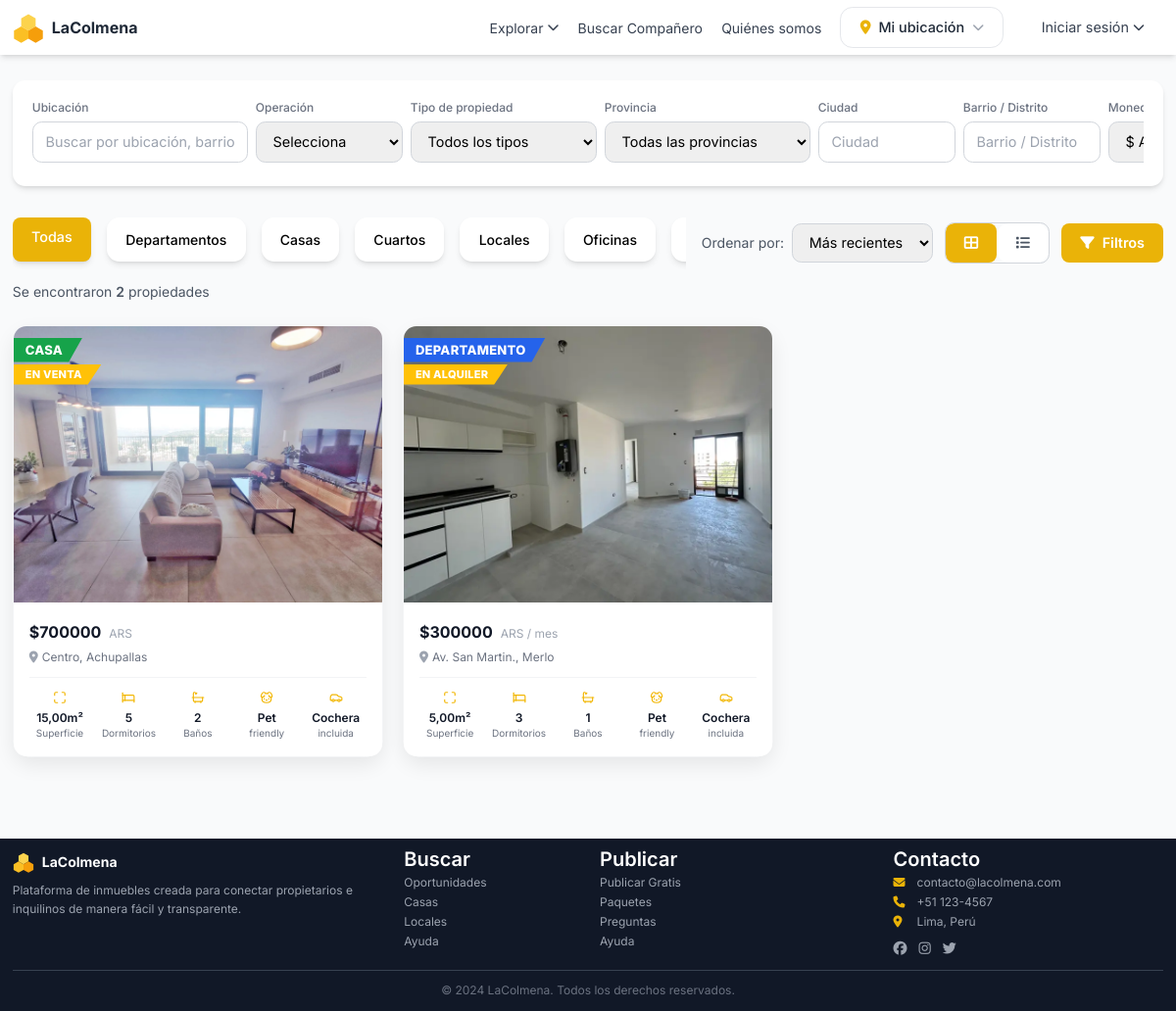
The page /propiedades/ on the database as committed earlier.
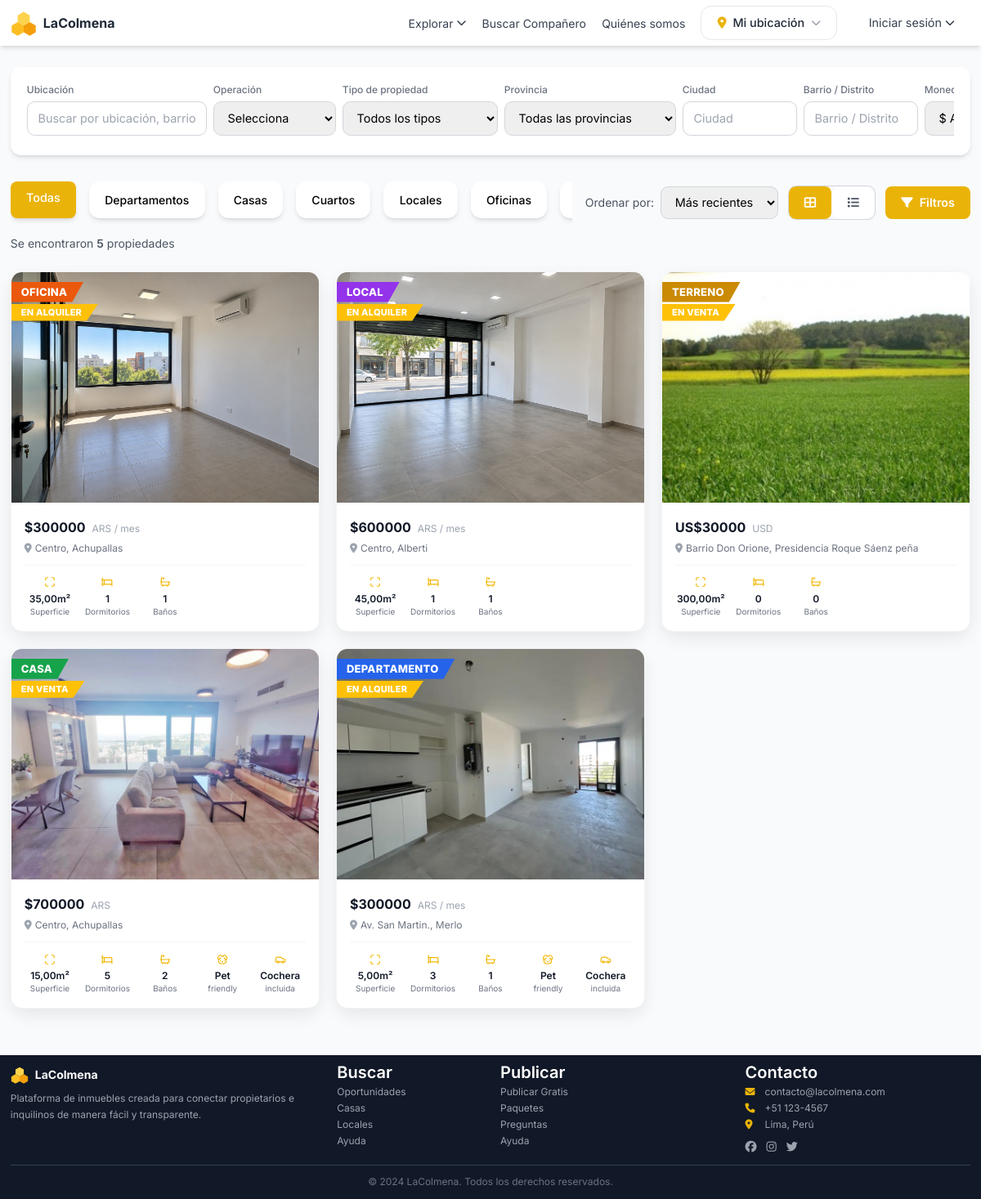
The same page on the database as committed later.
### propiedades/models.py (models this page shows, shortened)
class Propiedad(models.Model):
    TIPO_CHOICES = [
        ('departamento', 'Departamento'),
        ('casa', 'Casa'),
        ('cuarto', 'Cuarto'),
        ('local', 'Local Comercial'),
        ('terreno', 'Terreno'),
        ('oficina', 'Oficina'),
        ('galpon', 'Galpón'),
    ]
    OPERACION_CHOICES = [
        ('alquiler', 'Alquiler'),
        ('venta', 'Venta'),
    ]
    MONEDA_CHOICES = [
        ('ARS', '$ ARS'),
        ('USD', 'US$ USD'),
    ]
    TIPO_CONTACTO_CHOICES = [
        ('dueno', 'Dueño Directo'),
        ('inmobiliaria', 'Inmobiliaria'),
    ]
    ESTADO_CHOICES = [
        ('activa', 'Activa'),
        ('suspendida', 'Suspendida'),
        ('alquilada', 'Alquilada'),
        ('inactiva', 'Inactiva'),
    ]
    propietario = models.ForeignKey(settings.AUTH_USER_MODEL, on_delete=models.CASCADE, related_name='publicaciones')
    categoria = models.ForeignKey(Categoria, on_delete=models.SET_NULL, null=True, blank=True, related_name='propiedades')
    titulo = models.CharField(max_length=200)
    descripcion = models.TextField()
    tipo = models.CharField(max_length=20, choices=TIPO_CHOICES)
    operacion = models.CharField(max_length=20, choices=OPERACION_CHOICES, default='alquiler')
    precio = models.DecimalField(max_digits=10, decimal_places=2, validators=[MinValueValidator(0)])
    moneda = models.CharField(max_length=3, choices=MONEDA_CHOICES, default='ARS')
    incluye_expensas = models.BooleanField(default=False, help_text='¿El precio incluye gastos de expensas?')
    tipo_contacto = models.CharField(max_length=20, choices=TIPO_CONTACTO_CHOICES, default='dueno')
    provincia = models.ForeignKey('ubicaciones.Provincia', on_delete=models.PROTECT, related_name='propiedades')
    ciudad = models.CharField(max_length=100)
    distrito = models.CharField(max_length=100)
    direccion = models.CharField(max_length=255)
    latitud = models.DecimalField(max_digits=10, decimal_places=8, null=True, blank=True)
    longitud = models.DecimalField(max_digits=11, decimal_places=8, null=True, blank=True)
    area = models.DecimalField(max_digits=10, decimal_places=2, help_text='Área en m²')
    habitaciones = models.IntegerField(default=1, validators=[MinValueValidator(0)])
    banos = models.IntegerField(default=1, validators=[MinValueValidator(0)])
    estacionamiento = models.BooleanField(default=False)
    amoblado = models.BooleanField(default=False)
    mascotas = models.BooleanField(default=False)
    piso = models.IntegerField(null=True, blank=True, help_text='Número de piso', validators=[MinValueValidator(-5)])
    balcon = models.BooleanField(default=False, help_text='Tiene balcón o terraza')
    patio = models.BooleanField(default=False, help_text='Tiene patio o jardín')
    parrilla = models.BooleanField(default=False, help_text='Tiene parrilla')
    aire_acondicionado = models.BooleanField(default=False)
    calefaccion = models.BooleanField(default=False)
    ascensor = models.BooleanField(default=False)
    terraza = models.BooleanField(default=False)
    wifi = models.BooleanField(default=False)
    lavanderia = models.BooleanField(default=False, help_text='Tiene lavadero o lavandería')
    seguridad = models.BooleanField(default=False, help_text='Tiene seguridad o portero')
    amenities = models.BooleanField(default=False, help_text='Tiene amenities (pileta, gym, SUM)')
    accesibilidad = models.BooleanField(default=False, help_text='Apto para movilidad reducida')
    piscina = models.BooleanField(default=False)
    gimnasio = models.BooleanField(default=False)
    sauna = models.BooleanField(default=False)
    jacuzzi = models.BooleanField(default=False)
    quincho = models.BooleanField(default=False)
    solarium = models.BooleanField(default=False)
    area_deportiva = models.BooleanField(default=False, help_text='Cuenta con área o cancha deportiva')
    estado = models.CharField(max_length=20, choices=ESTADO_CHOICES, default='activa')
    motivo_suspension = models.CharField(max_length=255, blank=True, help_text='Motivo por el cual la propiedad fue suspendida')
    vistas = models.IntegerField(default=0)
    destacada = models.BooleanField(default=False)
    especial_estudiantes = models.BooleanField(default=False, help_text='Propiedad especial para estudiantes')
    fecha_publicacion = models.DateTimeField(auto_now_add=True)
    fecha_actualizacion = models.DateTimeField(auto_now=True)
    fecha_expiracion = models.DateTimeField(null=True, blank=True)
    class Meta:
        verbose_name = 'Propiedad'
        verbose_name_plural = 'Propiedades'
        ordering = ['-fecha_publicacion']
    def get_moneda_simbolo(self):
        return 'US$' if self.moneda == 'USD' else '$'
    @property
    def imagen_principal(self):
        return self.imagenes.first()

class ImagenPropiedad(models.Model):
    propiedad = models.ForeignKey(Propiedad, on_delete=models.CASCADE, related_name='imagenes')
    imagen = models.ImageField(upload_to='propiedades/', validators=[validar_imagen_propiedad])
    orden = models.IntegerField(default=0)
    es_principal = models.BooleanField(default=False)
    fecha_subida = models.DateTimeField(auto_now_add=True)
    class Meta:
        verbose_name = 'Imagen de propiedad'
        verbose_name_plural = 'Imágenes de propiedades'
        ordering = ['orden', '-es_principal']

### propiedades/views.py (the view, shortened to what this page needs)
# urls.py: path('propiedades/', views.listado_propiedades, name='listado'),
def listado_propiedades(request):
    propiedades = Propiedad.objects.filter(estado='activa').select_related(
        'propietario', 'categoria'
    ).prefetch_related('imagenes')
    form = BusquedaForm(request.GET)
    if form.is_valid():
        busqueda = form.cleaned_data.get('busqueda')
        tipo = form.cleaned_data.get('tipo')
        if tipo:
            propiedades = propiedades.filter(tipo=tipo)
        provincia = form.cleaned_data.get('provincia')
        if provincia:
            propiedades = propiedades.filter(provincia=provincia)
        ciudad = form.cleaned_data.get('ciudad')
        if ciudad:
            propiedades = propiedades.filter(ciudad__icontains=ciudad)
        distrito = form.cleaned_data.get('distrito')
        if distrito:
            propiedades = propiedades.filter(distrito__icontains=distrito)
        moneda = form.cleaned_data.get('moneda')
        if moneda:
            propiedades = propiedades.filter(moneda=moneda)
        precio_min = form.cleaned_data.get('precio_min')
        if precio_min:
            propiedades = propiedades.filter(precio__gte=precio_min)
        precio_max = form.cleaned_data.get('precio_max')
        if precio_max:
            propiedades = propiedades.filter(precio__lte=precio_max)
    tipo_url = request.GET.get('tipo')
    if tipo_url and tipo_url in ['departamento', 'casa', 'cuarto', 'local', 'terreno', 'oficina']:
        propiedades = propiedades.filter(tipo=tipo_url)
    operacion = request.GET.get('operacion')
    if operacion and operacion in ['alquiler', 'venta']:
        propiedades = propiedades.filter(operacion=operacion)
    categoria_id = request.GET.get('categoria')
    if categoria_id:
        propiedades = propiedades.filter(categoria_id=categoria_id)
    especial_estudiantes = request.GET.get('especial_estudiantes')
    if especial_estudiantes:
        propiedades = propiedades.filter(especial_estudiantes=True)
    if request.GET.get('amoblado'):
        propiedades = propiedades.filter(amoblado=True)
    if request.GET.get('mascotas'):
        propiedades = propiedades.filter(mascotas=True)
    if request.GET.get('estacionamiento'):
        propiedades = propiedades.filter(estacionamiento=True)
    if request.GET.get('incluye_expensas'):
        propiedades = propiedades.filter(incluye_expensas=True)
    habitaciones = request.GET.get('habitaciones')
    if habitaciones and habitaciones.isdigit():
        propiedades = propiedades.filter(habitaciones__gte=int(habitaciones))
    banos = request.GET.get('banos')
    if banos and banos.isdigit():
        propiedades = propiedades.filter(banos__gte=int(banos))
    area_min = request.GET.get('area_min')
    if area_min and area_min.replace('.', '', 1).isdigit():
        propiedades = propiedades.filter(area__gte=float(area_min))
    area_max = request.GET.get('area_max')
    if area_max and area_max.replace('.', '', 1).isdigit():
        propiedades = propiedades.filter(area__lte=float(area_max))
    tipo_contacto = request.GET.get('tipo_contacto')
    if tipo_contacto in ['dueno', 'inmobiliaria']:
        propiedades = propiedades.filter(tipo_contacto=tipo_contacto)
    if request.GET.get('balcon'):
        propiedades = propiedades.filter(balcon=True)
    if request.GET.get('patio'):
        propiedades = propiedades.filter(patio=True)
    if request.GET.get('parrilla'):
        propiedades = propiedades.filter(parrilla=True)
    if request.GET.get('aire_acondicionado'):
        propiedades = propiedades.filter(aire_acondicionado=True)
    if request.GET.get('calefaccion'):
        propiedades = propiedades.filter(calefaccion=True)
    if request.GET.get('ascensor'):
        propiedades = propiedades.filter(ascensor=True)
    if request.GET.get('terraza'):
        propiedades = propiedades.filter(terraza=True)
    if request.GET.get('wifi'):
        propiedades = propiedades.filter(wifi=True)
    if request.GET.get('lavanderia'):
        propiedades = propiedades.filter(lavanderia=True)
    if request.GET.get('seguridad'):
        propiedades = propiedades.filter(seguridad=True)
    if request.GET.get('accesibilidad'):
        propiedades = propiedades.filter(accesibilidad=True)
    if request.GET.get('piscina'):
        propiedades = propiedades.filter(piscina=True)
    if request.GET.get('gimnasio'):
        propiedades = propiedades.filter(gimnasio=True)
    if request.GET.get('sauna'):
        propiedades = propiedades.filter(sauna=True)
    if request.GET.get('jacuzzi'):
        propiedades = propiedades.filter(jacuzzi=True)
    if request.GET.get('quincho'):
        propiedades = propiedades.filter(quincho=True)
    if request.GET.get('solarium'):
        propiedades = propiedades.filter(solarium=True)
    if request.GET.get('area_deportiva'):
        propiedades = propiedades.filter(area_deportiva=True)
    orden = request.GET.get('orden', 'recientes')
    campo_fecha = 'fecha_publicacion' if orden == 'antiguos' else '-fecha_publicacion'
    if orden not in ('antiguos', 'recientes'):
        orden = 'recientes'
    ubicacion_pref = obtener_ubicacion_cookie(request)
    if ubicacion_pref:
        from django.db.models import Case, When, Value, IntegerField
        condiciones = []
        if ubicacion_pref.get('ciudad'):
            condiciones.append(When(ciudad__iexact=ubicacion_pref['ciudad'], then=Value(0)))
        if ubicacion_pref.get('provincia'):
            condiciones.append(When(provincia__nombre__icontains=ubicacion_pref['provincia'], then=Value(1)))
        propiedades = propiedades.annotate(
            _geo=Case(*condiciones, default=Value(2), output_field=IntegerField())
        ).order_by('_geo', campo_fecha)
    else:
        propiedades = propiedades.order_by(campo_fecha)
    paginator = Paginator(propiedades, 12)
    page_number = request.GET.get('page')
    page_obj = paginator.get_page(page_number)
    context = {
        'page_obj': page_obj,
        'form': form,
        'categorias': Categoria.objects.all(),
        'orden': orden,
    }
    return render(request, 'propiedades/listado.html', context)

### propiedades/templates/propiedades/listado.html (shortened to what the changed rows need)
{% extends 'base.html' %}
{% block content %}
<div class="{% if request.GET.especial_estudiantes %}py-8{% else %}bg-gray-50 min-h-screen py-8{% endif %}" >
    <div class="max-w-[1800px] mx-auto px-4 sm:px-6 lg:px-8">
        <p class="{% if request.GET.especial_estudiantes %}text-gray-800{% else %}text-gray-600{% endif %} mb-6">
            Se encontraron <span class="font-semibold">{{ page_obj.paginator.count }}</span> propiedades
        </p>
        <div id="grid-propiedades" class="grid grid-cols-1 sm:grid-cols-2 lg:grid-cols-3 xl:grid-cols-4 gap-5 mb-8">
            {% for propiedad in page_obj %}
            {% include 'propiedades/_tarjeta_propiedad.html' with propiedad=propiedad %}
            {% endfor %}
        </div>
    </div>
</div>
{% endblock %}

### propiedades/templates/propiedades/_tarjeta_propiedad.html (shortened to what this page needs)
<div class="h-full flex flex-col rounded-2xl shadow-lg border border-gray-100 hover:shadow-xl transition">
<div class="flex-1 flex flex-col bg-white rounded-2xl overflow-hidden">
    <a href="{% url 'propiedades:detalle' propiedad.pk %}" class="flex flex-col flex-1">
    <div class="relative shrink-0">
        {% if propiedad.imagen_principal %}
        <img src="{{ propiedad.imagen_principal.imagen.url }}"
             alt="{{ propiedad.titulo }}"
             class="w-full aspect-[4/3] object-cover">
        {% else %}
        <div class="w-full aspect-[4/3] bg-gray-100 flex items-center justify-center">
            <i class="fas fa-home text-gray-300 text-4xl"></i>
        </div>
        {% endif %}
        {% if badge_texto %}
        <span class="absolute top-2.5 left-2.5 inline-flex items-center gap-1.5 bg-yellow-50 text-yellow-700 border border-yellow-200 text-[11px] font-bold px-2.5 py-1 rounded-full shadow uppercase tracking-wide">
            {% icono "ideal_estudiantes" clase="text-xs" %} {{ badge_texto }}
        </span>
        {% else %}
        {% badge_propiedad propiedad %}
        {% endif %}
    </div>
    <div class="p-4 flex flex-col flex-1">
        <div class="flex items-baseline gap-2 mb-1">
            <span class="text-xl font-bold text-gray-900">{{ propiedad.get_moneda_simbolo }}{{ propiedad.precio|floatformat:0 }}</span>
            <span class="text-xs text-gray-400">{{ propiedad.moneda }}{% if propiedad.operacion == 'alquiler' %} / mes{% endif %}</span>
        </div>
        <p class="text-gray-500 text-xs flex items-center mb-3 min-w-0">
            <i class="fas fa-map-marker-alt mr-1 text-gray-400 flex-shrink-0"></i>
            <span class="truncate">{{ propiedad.distrito }}, {{ propiedad.ciudad }}</span>
        </p>
        <div class="mt-auto flex flex-wrap gap-2 pt-3 border-t border-gray-100">
            <div class="flex-1 min-w-[56px] text-center">
                {% icono "superficie" clase="text-sm mb-0.5" %}
                <p class="font-semibold text-gray-900 text-xs">{{ propiedad.area }}m²</p>
                <p class="text-[10px] text-gray-500">Superficie</p>
            </div>
            <div class="flex-1 min-w-[56px] text-center">
                {% icono "dormitorios" clase="text-sm mb-0.5" %}
                <p class="font-semibold text-gray-900 text-xs">{{ propiedad.habitaciones }}</p>
                <p class="text-[10px] text-gray-500">Dormitorios</p>
            </div>
            <div class="flex-1 min-w-[56px] text-center">
                {% icono "banos" clase="text-sm mb-0.5" %}
                <p class="font-semibold text-gray-900 text-xs">{{ propiedad.banos }}</p>
                <p class="text-[10px] text-gray-500">Baños</p>
            </div>
            <div class="flex-1 min-w-[56px] text-center {% if not propiedad.mascotas %}invisible{% endif %}">
                {% icono "mascotas" clase="text-sm mb-0.5" %}
                <p class="font-semibold text-gray-900 text-xs">Pet</p>
                <p class="text-[10px] text-gray-500">friendly</p>
            </div>
            <div class="flex-1 min-w-[56px] text-center {% if not propiedad.estacionamiento %}invisible{% endif %}">
                {% icono "estacionamiento" clase="text-sm mb-0.5" %}
                <p class="font-semibold text-gray-900 text-xs">Cochera</p>
                <p class="text-[10px] text-gray-500">incluida</p>
            </div>
        </div>
    </div>
    </a>
</div>
</div>

Rows that differ between the two databases and show on the page:
added Propiedad: imagen_principal.imagen (picture), tipo+operacion "OFICINA EN ALQUILER", get_moneda_simbolo "$", precio "300000", moneda "ARS", shows "/ mes", distrito "Centro", ciudad "Achupallas", area "35,00", habitaciones "1", banos "1"
added Propiedad: imagen_principal.imagen (picture), tipo+operacion "LOCAL EN ALQUILER", get_moneda_simbolo "$", precio "600000", moneda "ARS", shows "/ mes", distrito "Centro", ciudad "Alberti", area "45,00", habitaciones "1", banos "1"
added Propiedad: imagen_principal.imagen (picture), tipo+operacion "TERRENO EN VENTA", get_moneda_simbolo "US$", precio "30000", moneda "USD", distrito "Barrio Don Orione", ciudad "Presidencia Roque Sáenz peña", area "300,00", habitaciones "0", banos "0"
Other text that changed with them:
{{ page_obj.paginator.count }}: "2" → "5"
